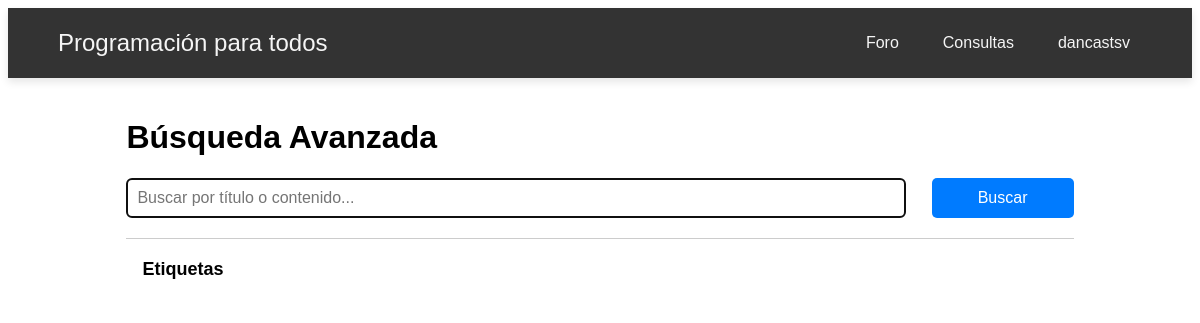
/search/advanced/ (signed in), run on an earlier commit of the app's database.
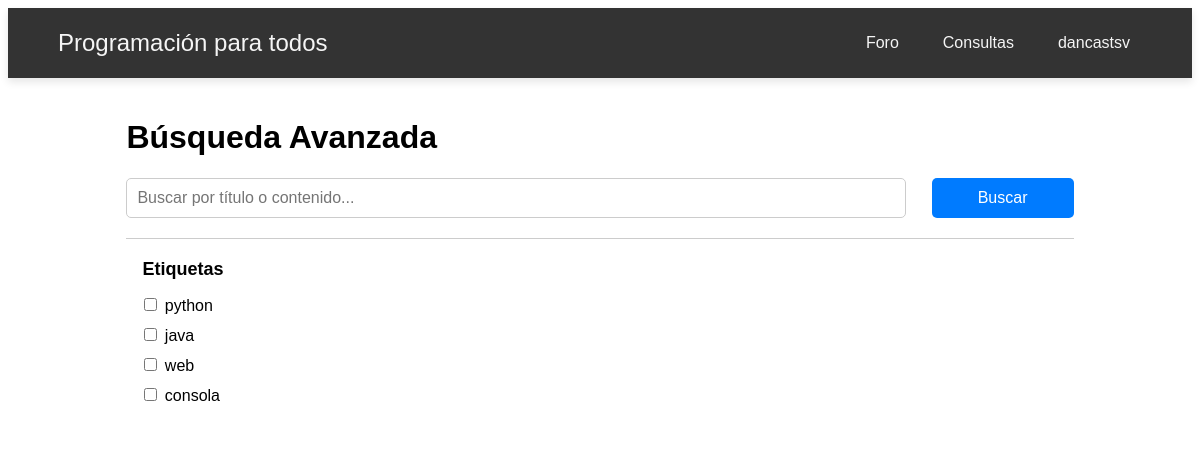
And on a later commit of the database.
### forum/models.py (models this page shows, shortened)
class Tag(models.Model):
    name = models.CharField(max_length=50, unique=True)

### forum/views.py (the view)
# urls.py: path('search/advanced/', views.advanced_search, name='advanced_search'),
@login_required
def advanced_search(request):
    query = request.GET.get('q', '')
    tag_query = request.GET.getlist('tags')
    posts = Post.objects.all()
    if query:
        posts = posts.filter(title__icontains=query)
    if tag_query:
        posts = posts.filter(tags__name__in=tag_query).distinct()
    context = {
        'posts': posts,
        'query': query,
        'selected_tags': tag_query,
        'tags': Tag.objects.all(),
    }
    return render(request, 'advanced_search_results.html', context)

### forum/templates/advanced_search_results.html (shortened to what this page needs)
{% load static %}
<!DOCTYPE html>
<html lang="es">
<head>
    <link rel="stylesheet" href="{% static 'css/advanced_search.css' %}">
</head>
<body>
    <nav class="navbar">
        <div class="logo"><a href="{% url 'inicio' %}" class="papu">Programación para todos</a></div>
    <ul class="nav-list">
      <li><a href="{% url 'foro' %}">Foro</a></li>
      <li><a href="#">Consultas</a></li>
      <li class="user-dropdown">
        <a href="#">{{ request.user }}</a>
      </li>
    </ul>
    </nav>
    <div class="search-wrapper">
        <h1>Búsqueda Avanzada</h1>
        <form method="get" action="{% url 'advanced_search' %}">
            <div class="search-box">
                <input type="text" name="q" placeholder="Buscar por título o contenido..." autofocus>
                <button type="submit">Buscar</button>
            </div>
            <div class="filter-box">
                <fieldset>
                    <legend>Etiquetas</legend>
                    {% for tag in tags %}
                        <label>
                            <input type="checkbox" name="tags" value="{{ tag.name }}"> {{ tag.name }}
                        </label>
                    {% endfor %}
                </fieldset>
            </div>
        </form>
    </div>
</body>
</html>

What changed in the data, as far as the page shows it:
added Tag: name "python"
added Tag: name "java"
added Tag: name "web"
added Tag: name "consola"
